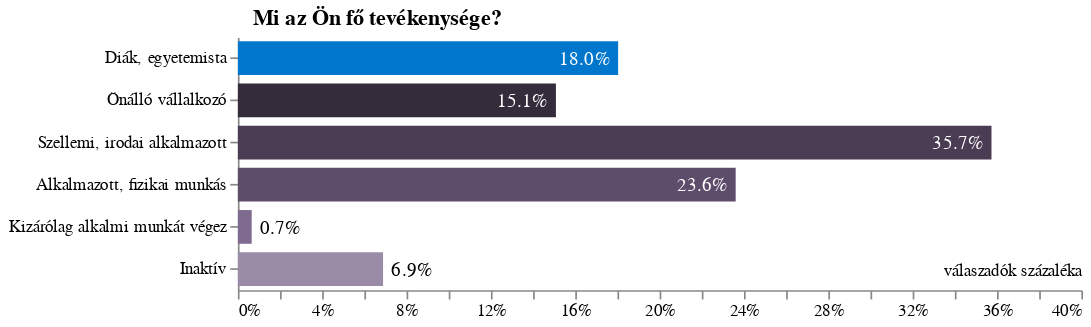

Notebook cell for this chart:
### Code cell
c='Q9'
order=list(vvl[c].values())
dx=df.groupby(c).count()[['Response_ID']].reindex(order).dropna()
ds=dx*1.0/dx.sum()[0]
ds.columns=['percent']
dx.columns=['count']
dx=dx.join(ds).reset_index()#.sort_values(by=c,ascending=True)
base=alt.Chart(dx,title=mc[c].split('-')[1].replace(':','').strip())
bar=base.mark_bar(height=20).encode(
    x=alt.X('percent:Q',
            axis=alt.Axis(grid=False,
                title="válaszadók százaléka",
                format=".0%",
                titleAnchor="end",
                titleY=-17,
                titleFontWeight="normal",
                titleFontSize=10),
            #scale=alt.Scale(domain=[0,300])
           ),
    y=alt.Y(c+':N',axis=alt.Axis(title=''),sort=[]),
    color=alt.Color(c+':N',legend=None,scale=alt.Scale(domain=list(dx[c].unique()),
                range=[blue,violetp4,violetp3,violetp2,violet,violetm2]))
)
text = bar.mark_text(dx=-5, dy=1, align="right").encode(
    text=alt.Text("percent:N", format=".1%"),
    color=alt.condition(
        "datum['percent'] < 0.08",
        alt.ColorValue(None),
        alt.ColorValue("white"),
    )
    
)
text2 = bar.mark_text(dx=5, dy=1, align="left").encode(
    text=alt.Text("percent:N", format=".1%"),
    color=alt.condition(
        "datum['percent'] >= 0.08",
        alt.ColorValue(None),
        alt.ColorValue("black"),
    )
    
)
layer = (
    (bar+text+text2)
    .configure_view(stroke=None)
    .configure_title(anchor='start',dx=145)
    .properties(height=alt.Step(25), width=500)
)
layer.save("export/" + c + ".json")
layer.save("export/" + c + ".png")
layer

### Figure 1 — Vega-Lite specification as saved in the notebook (floating-point values rounded to 4 significant figures)
{"config": {"view": {"continuousWidth": 400, "continuousHeight": 300, "stroke": null}, "title": {"anchor": "start", "dx": 145}}, "layer": [{"mark": {"type": "bar", "height": 20}, "encoding": {"color": {"type": "nominal", "field": "Q9", "legend": null, "scale": {"domain": ["Diák, egyetemista", "Önálló vállalkozó", "Szellemi, irodai alkalmazott ", "Alkalmazott, fizikai munkás", "Kizárólag alkalmi munkát végez", "Inaktív"], "range": ["#0077CC", "#342B3B", "#493C53", "#5E4D6A", "#7E6B8F", "#9A8BA7"]}}, "x": {"type": "quantitative", "axis": {"format": ".0%", "grid": false, "title": "válaszadók százaléka", "titleAnchor": "end", "titleFontSize": 10, "titleFontWeight": "normal", "titleY": -17}, "field": "percent"}, "y": {"type": "nominal", "axis": {"title": ""}, "field": "Q9", "sort": []}}, "title": "Mi az Ön fő tevékenysége?"}, {"mark": {"type": "text", "align": "right", "dx": -5, "dy": 1}, "encoding": {"color": {"condition": {"value": null, "test": "datum['percent'] < 0.08"}, "value": "white"}, "text": {"type": "nominal", "field": "percent", "format": ".1%"}, "x": {"type": "quantitative", "axis": {"format": ".0%", "grid": false, "title": "válaszadók százaléka", "titleAnchor": "end", "titleFontSize": 10, "titleFontWeight": "normal", "titleY": -17}, "field": "percent"}, "y": {"type": "nominal", "axis": {"title": ""}, "field": "Q9", "sort": []}}, "title": "Mi az Ön fő tevékenysége?"}, {"mark": {"type": "text", "align": "left", "dx": 5, "dy": 1}, "encoding": {"color": {"condition": {"value": null, "test": "datum['percent'] >= 0.08"}, "value": "black"}, "text": {"type": "nominal", "field": "percent", "format": ".1%"}, "x": {"type": "quantitative", "axis": {"format": ".0%", "grid": false, "title": "válaszadók százaléka", "titleAnchor": "end", "titleFontSize": 10, "titleFontWeight": "normal", "titleY": -17}, "field": "percent"}, "y": {"type": "nominal", "axis": {"title": ""}, "field": "Q9", "sort": []}}, "title": "Mi az Ön fő tevékenysége?"}], "data": {"name": "data-5aa21ac012625558d812c9a533a2291a"}, "height": {"step": 25}, "width": 500, "$schema": "https://vega.github.io/schema/vega-lite/v4.8.1.json", "datasets": {"data-5aa21ac012625558d812c9a533a2291a": [{"Q9": "Diák, egyetemista", "count": 55, "percent": 0.1803}, {"Q9": "Önálló vállalkozó", "count": 46, "percent": 0.1508}, {"Q9": "Szellemi, irodai alkalmazott ", "count": 109, "percent": 0.3574}, {"Q9": "Alkalmazott, fizikai munkás", "count": 72, "percent": 0.2361}, {"Q9": "Kizárólag alkalmi munkát végez", "count": 2, "percent": 0.006557}, {"Q9": "Inaktív", "count": 21, "percent": 0.06885}]}}
